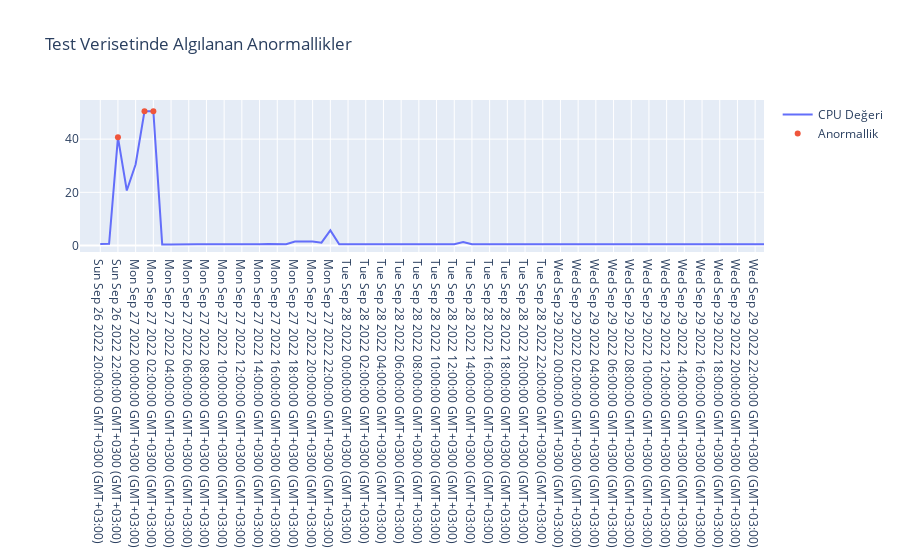

Write notebook code for a chart like this one.
### Code cell
fig = go.Figure()

fig.add_trace(go.Scatter(x=test_score_df['datetime'], y=(test_score_df['cpu_usage']), name='CPU Değeri'))
fig.add_trace(go.Scatter(x=anomalies['datetime'], y=(anomalies['cpu_usage']), mode='markers', name='Anormallik'))
fig.update_layout(showlegend=True, title=' Test Verisetinde Algılanan Anormallikler')
fig.show()

### Figure 1 — Plotly figure (JSON) as saved in the notebook; plotly's stock layout.template omitted (floating-point values rounded to 4 significant figures)
{"data": [{"name": "CPU Değeri", "type": "scatter", "x": ["Sun Sep 26 2022 20:00:00 GMT+0300 (GMT+03:00)", "Sun Sep 26 2022 21:00:00 GMT+0300 (GMT+03:00)", "Sun Sep 26 2022 22:00:00 GMT+0300 (GMT+03:00)", "Sun Sep 26 2022 23:00:00 GMT+0300 (GMT+03:00)", "Mon Sep 27 2022 00:00:00 GMT+0300 (GMT+03:00)", "Mon Sep 27 2022 01:00:00 GMT+0300 (GMT+03:00)", "Mon Sep 27 2022 02:00:00 GMT+0300 (GMT+03:00)", "Mon Sep 27 2022 03:00:00 GMT+0300 (GMT+03:00)", "Mon Sep 27 2022 04:00:00 GMT+0300 (GMT+03:00)", "Mon Sep 27 2022 05:00:00 GMT+0300 (GMT+03:00)", "Mon Sep 27 2022 06:00:00 GMT+0300 (GMT+03:00)", "Mon Sep 27 2022 07:00:00 GMT+0300 (GMT+03:00)", "Mon Sep 27 2022 08:00:00 GMT+0300 (GMT+03:00)", "Mon Sep 27 2022 09:00:00 GMT+0300 (GMT+03:00)", "Mon Sep 27 2022 10:00:00 GMT+0300 (GMT+03:00)", "Mon Sep 27 2022 11:00:00 GMT+0300 (GMT+03:00)", "Mon Sep 27 2022 12:00:00 GMT+0300 (GMT+03:00)", "Mon Sep 27 2022 13:00:00 GMT+0300 (GMT+03:00)", "Mon Sep 27 2022 14:00:00 GMT+0300 (GMT+03:00)", "Mon Sep 27 2022 15:00:00 GMT+0300 (GMT+03:00)", "Mon Sep 27 2022 16:00:00 GMT+0300 (GMT+03:00)", "Mon Sep 27 2022 17:00:00 GMT+0300 (GMT+03:00)", "Mon Sep 27 2022 18:00:00 GMT+0300 (GMT+03:00)", "Mon Sep 27 2022 19:00:00 GMT+0300 (GMT+03:00)", "Mon Sep 27 2022 20:00:00 GMT+0300 (GMT+03:00)", "Mon Sep 27 2022 21:00:00 GMT+0300 (GMT+03:00)", "Mon Sep 27 2022 22:00:00 GMT+0300 (GMT+03:00)", "Mon Sep 27 2022 23:00:00 GMT+0300 (GMT+03:00)", "Tue Sep 28 2022 00:00:00 GMT+0300 (GMT+03:00)", "Tue Sep 28 2022 01:00:00 GMT+0300 (GMT+03:00)", "Tue Sep 28 2022 02:00:00 GMT+0300 (GMT+03:00)", "Tue Sep 28 2022 03:00:00 GMT+0300 (GMT+03:00)", "Tue Sep 28 2022 04:00:00 GMT+0300 (GMT+03:00)", "Tue Sep 28 2022 05:00:00 GMT+0300 (GMT+03:00)", "Tue Sep 28 2022 06:00:00 GMT+0300 (GMT+03:00)", "Tue Sep 28 2022 07:00:00 GMT+0300 (GMT+03:00)", "Tue Sep 28 2022 08:00:00 GMT+0300 (GMT+03:00)", "Tue Sep 28 2022 09:00:00 GMT+0300 (GMT+03:00)", "Tue Sep 28 2022 10:00:00 GMT+0300 (GMT+03:00)", "Tue Sep 28 2022 11:00:00 GMT+0300 (GMT+03:00)", "Tue Sep 28 2022 12:00:00 GMT+0300 (GMT+03:00)", "Tue Sep 28 2022 13:00:00 GMT+0300 (GMT+03:00)", "Tue Sep 28 2022 14:00:00 GMT+0300 (GMT+03:00)", "Tue Sep 28 2022 15:00:00 GMT+0300 (GMT+03:00)", "Tue Sep 28 2022 16:00:00 GMT+0300 (GMT+03:00)", "Tue Sep 28 2022 17:00:00 GMT+0300 (GMT+03:00)", "Tue Sep 28 2022 18:00:00 GMT+0300 (GMT+03:00)", "Tue Sep 28 2022 19:00:00 GMT+0300 (GMT+03:00)", "Tue Sep 28 2022 20:00:00 GMT+0300 (GMT+03:00)", "Tue Sep 28 2022 21:00:00 GMT+0300 (GMT+03:00)", "Tue Sep 28 2022 22:00:00 GMT+0300 (GMT+03:00)", "Tue Sep 28 2022 23:00:00 GMT+0300 (GMT+03:00)", "Wed Sep 29 2022 00:00:00 GMT+0300 (GMT+03:00)", "Wed Sep 29 2022 01:00:00 GMT+0300 (GMT+03:00)", "Wed Sep 29 2022 02:00:00 GMT+0300 (GMT+03:00)", "Wed Sep 29 2022 03:00:00 GMT+0300 (GMT+03:00)", "Wed Sep 29 2022 04:00:00 GMT+0300 (GMT+03:00)", "Wed Sep 29 2022 05:00:00 GMT+0300 (GMT+03:00)", "Wed Sep 29 2022 06:00:00 GMT+0300 (GMT+03:00)", "Wed Sep 29 2022 07:00:00 GMT+0300 (GMT+03:00)", "Wed Sep 29 2022 08:00:00 GMT+0300 (GMT+03:00)", "Wed Sep 29 2022 09:00:00 GMT+0300 (GMT+03:00)", "Wed Sep 29 2022 10:00:00 GMT+0300 (GMT+03:00)", "Wed Sep 29 2022 11:00:00 GMT+0300 (GMT+03:00)", "Wed Sep 29 2022 12:00:00 GMT+0300 (GMT+03:00)", "Wed Sep 29 2022 13:00:00 GMT+0300 (GMT+03:00)", "Wed Sep 29 2022 14:00:00 GMT+0300 (GMT+03:00)", "Wed Sep 29 2022 15:00:00 GMT+0300 (GMT+03:00)", "Wed Sep 29 2022 16:00:00 GMT+0300 (GMT+03:00)", "Wed Sep 29 2022 17:00:00 GMT+0300 (GMT+03:00)", "Wed Sep 29 2022 18:00:00 GMT+0300 (GMT+03:00)", "Wed Sep 29 2022 19:00:00 GMT+0300 (GMT+03:00)", "Wed Sep 29 2022 20:00:00 GMT+0300 (GMT+03:00)", "Wed Sep 29 2022 21:00:00 GMT+0300 (GMT+03:00)", "Wed Sep 29 2022 22:00:00 GMT+0300 (GMT+03:00)", "Wed Sep 29 2022 23:00:00 GMT+0300 (GMT+03:00)"], "y": [0.6323, 0.6902, 40.67, 20.7, 30.57, 50.44, 50.44, 0.4353, 0.4436, 0.5314, 0.5794, 0.4836, 0.4902, 0.4478, 0.4384, 0.5602, 0.5075, 0.4659, 0.4705, 0.5663, 0.4643, 0.5063, 1.491, 1.484, 1.499, 1.078, 5.708, 0.4633, 0.4894, 0.4529, 0.467, 0.45, 0.4511, 0.4495, 0.6273, 0.6035, 0.5802, 0.4849, 0.4493, 0.4868, 0.4878, 1.326, 0.538, 0.5111, 0.5276, 0.6122, 0.5, 0.5006, 0.5028, 0.5232, 0.595, 0.5604, 0.505, 0.5158, 0.5217, 0.5081, 0.5127, 0.5189, 0.5998, 0.4407, 0.5452, 0.6033, 0.4909, 0.4904, 0.5092, 0.5218, 0.5049, 0.5911, 0.481, 0.5482, 0.4927, 0.5748, 0.5024, 0.4837, 0.4991, 0.486]}, {"mode": "markers", "name": "Anormallik", "type": "scatter", "x": ["Sun Sep 26 2022 22:00:00 GMT+0300 (GMT+03:00)", "Mon Sep 27 2022 01:00:00 GMT+0300 (GMT+03:00)", "Mon Sep 27 2022 02:00:00 GMT+0300 (GMT+03:00)"], "y": [40.67, 50.44, 50.44]}], "layout": {"autosize": true, "showlegend": true, "title": {"text": " Test Verisetinde Algılanan Anormallikler"}, "xaxis": {"autorange": true, "range": [-2.238, 75], "type": "category"}, "yaxis": {"autorange": true, "range": [-2.536, 56.89], "type": "linear"}}}
